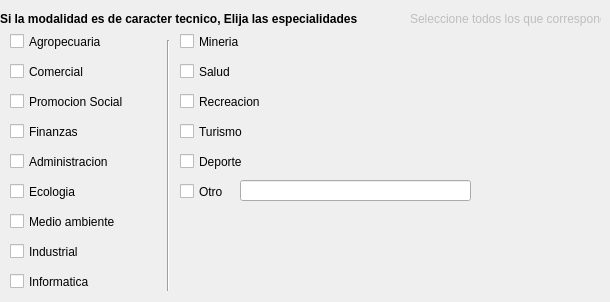
      <widget class="QWidget" name="tabWidgetPage2" native="true">
       <attribute name="title">
        <string>2 de 8</string>
       </attribute>
       <widget class="QLabel" name="label_10">
        <property name="geometry">
         <rect>
          <x>0</x>
          <y>10</y>
          <width>391</width>
          <height>18</height>
         </rect>
        </property>
        <property name="font">
         <font>
          <weight>75</weight>
          <bold>true</bold>
         </font>
        </property>
        <property name="text">
         <string>Si la modalidad es de caracter tecnico, Elija las especialidades</string>
        </property>
       </widget>
       <widget class="QLabel" name="label_11">
        <property name="enabled">
         <bool>false</bool>
        </property>
        <property name="geometry">
         <rect>
          <x>410</x>
          <y>10</y>
          <width>191</width>
          <height>18</height>
         </rect>
        </property>
        <property name="font">
         <font>
          <pointsize>9</pointsize>
          <underline>false</underline>
          <strikeout>false</strikeout>
         </font>
        </property>
        <property name="text">
         <string>Seleccione todos los que correspondan</string>
        </property>
       </widget>
       <widget class="QCheckBox" name="checkBox_5">
        <property name="geometry">
         <rect>
          <x>10</x>
          <y>30</y>
          <width>111</width>
          <height>23</height>
         </rect>
        </property>
        <property name="text">
         <string>Agropecuaria</string>
        </property>
       </widget>
       <widget class="QCheckBox" name="checkBox_6">
        <property name="geometry">
         <rect>
          <x>10</x>
          <y>60</y>
          <width>93</width>
          <height>23</height>
         </rect>
        </property>
        <property name="text">
         <string>Comercial</string>
        </property>
       </widget>
       <widget class="QCheckBox" name="checkBox_7">
        <property name="geometry">
         <rect>
          <x>10</x>
          <y>90</y>
          <width>131</width>
          <height>23</height>
         </rect>
        </property>
        <property name="text">
         <string>Promocion Social</string>
        </property>
       </widget>
       <widget class="QCheckBox" name="checkBox_8">
        <property name="geometry">
         <rect>
          <x>10</x>
          <y>120</y>
          <width>93</width>
          <height>23</height>
         </rect>
        </property>
        <property name="text">
         <string>Finanzas</string>
        </property>
       </widget>
       <widget class="QCheckBox" name="checkBox_9">
        <property name="geometry">
         <rect>
          <x>10</x>
          <y>150</y>
          <width>121</width>
          <height>23</height>
         </rect>
        </property>
        <property name="text">
         <string>Administracion</string>
        </property>
       </widget>
       <widget class="QCheckBox" name="checkBox_10">
        <property name="geometry">
         <rect>
          <x>10</x>
          <y>180</y>
          <width>93</width>
          <height>23</height>
         </rect>
        </property>
        <property name="text">
         <string>Ecologia</string>
        </property>
       </widget>
       <widget class="QCheckBox" name="checkBox_11">
        <property name="geometry">
         <rect>
          <x>10</x>
          <y>210</y>
          <width>121</width>
          <height>23</height>
         </rect>
        </property>
        <property name="text">
         <string>Medio ambiente</string>
        </property>
       </widget>
       <widget class="QCheckBox" name="checkBox_12">
        <property name="geometry">
         <rect>
          <x>10</x>
          <y>240</y>
          <width>93</width>
          <height>23</height>
         </rect>
        </property>
        <property name="text">
         <string>Industrial</string>
        </property>
       </widget>
       <widget class="QCheckBox" name="checkBox_13">
        <property name="geometry">
         <rect>
          <x>10</x>
          <y>270</y>
          <width>93</width>
          <height>23</height>
         </rect>
        </property>
        <property name="text">
         <string>Informatica</string>
        </property>
       </widget>
       <widget class="QCheckBox" name="checkBox_14">
        <property name="geometry">
         <rect>
          <x>180</x>
          <y>30</y>
          <width>93</width>
          <height>23</height>
         </rect>
        </property>
        <property name="text">
         <string>Mineria</string>
        </property>
       </widget>
       <widget class="Line" name="line_2">
        <property name="geometry">
         <rect>
          <x>160</x>
          <y>40</y>
          <width>16</width>
          <height>251</height>
         </rect>
        </property>
        <property name="orientation">
         <enum>Qt::Vertical</enum>
        </property>
       </widget>
       <widget class="QCheckBox" name="checkBox_15">
        <property name="geometry">
         <rect>
          <x>180</x>
          <y>60</y>
          <width>93</width>
          <height>23</height>
         </rect>
        </property>
        <property name="text">
         <string>Salud</string>
        </property>
       </widget>
       <widget class="QCheckBox" name="checkBox_16">
        <property name="geometry">
         <rect>
          <x>180</x>
          <y>90</y>
          <width>101</width>
          <height>23</height>
         </rect>
        </property>
        <property name="text">
         <string>Recreacion</string>
        </property>
       </widget>
       <widget class="QCheckBox" name="checkBox_17">
        <property name="geometry">
         <rect>
          <x>180</x>
          <y>120</y>
          <width>93</width>
          <height>23</height>
         </rect>
        </property>
        <property name="text">
         <string>Turismo</string>
        </property>
       </widget>
       <widget class="QCheckBox" name="checkBox_18">
        <property name="geometry">
         <rect>
          <x>180</x>
          <y>150</y>
          <width>93</width>
          <height>23</height>
         </rect>
        </property>
        <property name="text">
         <string>Deporte</string>
        </property>
       </widget>
       <widget class="QCheckBox" name="checkBox_19">
        <property name="geometry">
         <rect>
          <x>180</x>
          <y>180</y>
          <width>93</width>
          <height>23</height>
         </rect>
        </property>
        <property name="text">
         <string>Otro</string>
        </property>
       </widget>
       <widget class="QLineEdit" name="lineEdit_4">
        <property name="geometry">
         <rect>
          <x>240</x>
          <y>180</y>
          <width>231</width>
          <height>21</height>
         </rect>
        </property>
       </widget>
      </widget>
